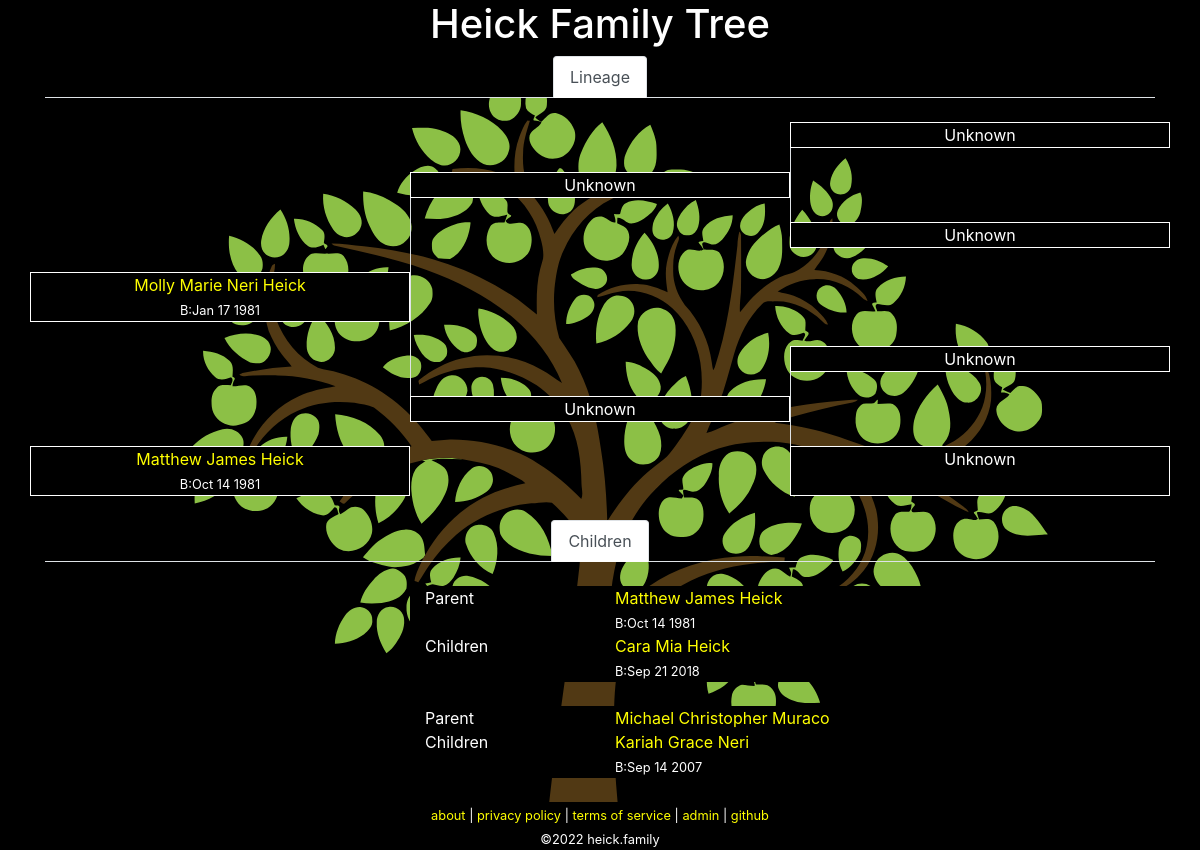
The app's page /tree.php?id=2 with its own data.
### tables this page shows
CREATE TABLE `family` (
  `id` int(10) unsigned NOT NULL AUTO_INCREMENT COMMENT 'primary key',
  `name` char(200) NOT NULL,
  `parent-bio-x` int(10) unsigned NOT NULL DEFAULT 0 COMMENT 'mother xx',
  `parent-bio-y` int(10) unsigned NOT NULL DEFAULT 0 COMMENT 'father xy',
  `parent-adopt-x` int(10) unsigned NOT NULL DEFAULT 0,
  `parent-adopt-y` int(10) unsigned NOT NULL DEFAULT 0,
  `partner` int(10) unsigned NOT NULL DEFAULT 0,
  `dob` char(10) NOT NULL DEFAULT '0000-00-00' COMMENT 'date of birth ymd',
  `dod` char(10) NOT NULL DEFAULT '0000-00-00' COMMENT 'date of death ymd',
  `lastupdated` datetime NOT NULL DEFAULT current_timestamp() ON UPDATE current_timestamp(),
  PRIMARY KEY (`id`)
);

### lib/Family.php (called while the page is built, shortened)
<?php
class Family
{
	private static $link = null;
	public static function getPerson($id = 0)
	{
		if ($id == 0)
		{
			return [];
		}
		$query = 'SELECT * FROM `family` WHERE `id`=' . self::_escape($id) . ' LIMIT 1';
		$result = self::_query($query);
		while ($row = mysqli_fetch_assoc($result)) {
			return $row;
		}
		return [];
	}
	public static function getParents($id = 0)
	{
		$person = self::getPerson($id);
		$parent_bio_x = isset($person['parent-bio-x']) ? $person['parent-bio-x'] : 0;
		$parent_bio_y = isset($person['parent-bio-y']) ? $person['parent-bio-y'] : 0;
		$parent_adopt_a = isset($person['parent-adopt-x']) ? $person['parent-adopt-x'] : 0;
		$parent_adopt_b = isset($person['parent-adopt-y']) ? $person['parent-adopt-y'] : 0;
		$data = [
			'bio-x' => self::getPerson($parent_bio_x),
			'bio-y' => self::getPerson($parent_bio_y),
			'adopt-x' => self::getPerson($parent_adopt_a),
			'adopt-y' => self::getPerson($parent_adopt_b),
		];
		return $data;
	}
	public static function getPartner($id = 0)
	{
		$person = self::getPerson($id);
		$partner = isset($person['partner']) ? $person['partner'] : 0;
		return self::getPerson($partner);
	}
	public static function getChildren($id = 0)
	{
		$data = [];
		$query = 'SELECT * FROM `family` WHERE (`parent-bio-x`=' . self::_escape($id) . ' OR `parent-bio-y`=' . self::_escape($id) . ')';
		$result = self::_query($query);
		while ($row = mysqli_fetch_assoc($result))
		{
			$child = $row['id'];
			if ($row['parent-bio-x'] == $id)
			{
				$partner = $row['parent-bio-y'];
			}
			else
			{
				$partner = $row['parent-bio-x'];
			}
			if (!isset($data[$partner]))
			{
				$data[$partner] = [];
			}
			$data[$partner][] = $child;
		}
		return $data;
	}
	public static function getLineage($id = 0)
	{
		$lineage = [
			'partner' => ['id' => 0, 'name' => 'unknown' ],
			'parent-bio-x' => ['id' => 0, 'name' => 'unknown' ],
			'parent-bio-y' => ['id' => 0, 'name' => 'unknown' ],
			'parent-adopt-x' => ['id' => 0, 'name' => 'unknown' ],
			'parent-adopt-y' => ['id' => 0, 'name' => 'unknown' ],
			'parent-x-parent-bio-x' => ['id' => 0, 'name' => 'unknown' ],
			'parent-x-parent-bio-y' => ['id' => 0, 'name' => 'unknown' ],
			'parent-y-parent-bio-x' => ['id' => 0, 'name' => 'unknown' ],
			'parent-y-parent-bio-y' => ['id' => 0, 'name' => 'unknown' ],
		];
		$partner = self::getPartner($id);
		$lineage['partner']['id'] = isset($partner['id']) ? $partner['id'] : 0;
		$lineage['partner']['name'] = self::formatName(self::getPerson($lineage['partner']['id']));
		$parents = self::getParents($id);
		$lineage['parent-bio-x']['id'] = isset($parents['bio-x']['id']) ? $parents['bio-x']['id'] : 0;
		$lineage['parent-bio-x']['name'] = self::formatName(self::getPerson($lineage['parent-bio-x']['id']));
		$lineage['parent-bio-y']['id'] = isset($parents['bio-y']['id']) ? $parents['bio-y']['id'] : 0;
		$lineage['parent-bio-y']['name'] = self::formatName(self::getPerson($lineage['parent-bio-y']['id']));
		$lineage['parent-adopt-x']['id'] = isset($parents['adopt-x']['id']) ? $parents['adopt-x']['id'] : 0;
		$lineage['parent-adopt-x']['name'] = self::formatName(self::getPerson($lineage['parent-adopt-x']['id']));
		$lineage['parent-adopt-y']['id'] = isset($parents['adopt-y']['id']) ? $parents['adopt-y']['id'] : 0;
		$lineage['parent-adopt-y']['name'] = self::formatName(self::getPerson($lineage['parent-adopt-y']['id']));
		$parents = self::getParents($lineage['parent-bio-x']['id']);
		$lineage['parent-x-parent-bio-x']['id'] = isset($parents['bio-x']['id']) ? $parents['bio-x']['id'] : 0;
		$lineage['parent-x-parent-bio-x']['name'] = self::formatName(self::getPerson($lineage['parent-x-parent-bio-x']['id']));
		$lineage['parent-x-parent-bio-y']['id'] = isset($parents['bio-y']['id']) ? $parents['bio-y']['id'] : 0;
		$lineage['parent-x-parent-bio-y']['name'] = self::formatName(self::getPerson($lineage['parent-x-parent-bio-y']['id']));
		$parents = self::getParents($lineage['parent-bio-y']['id']);
		$lineage['parent-y-parent-bio-x']['id'] = isset($parents['bio-x']['id']) ? $parents['bio-x']['id'] : 0;
		$lineage['parent-y-parent-bio-x']['name'] = self::formatName(self::getPerson($lineage['parent-y-parent-bio-x']['id']));
		$lineage['parent-y-parent-bio-y']['id'] = isset($parents['bio-y']['id']) ? $parents['bio-y']['id'] : 0;
		$lineage['parent-y-parent-bio-y']['name'] = self::formatName(self::getPerson($lineage['parent-y-parent-bio-y']['id']));
		return $lineage;
	}
	public static function formatName($id = [])
	{
		if (isset($id['name']))
		{
			return $id['name'];
		}
		return 'Unknown';
	}
	protected static function _query($query = null)
	{
		$result = mysqli_query(self::$link, $query);
		return $result;
	}
	protected static function _escape($string = "")
	{
		return mysqli_real_escape_string(self::$link, $string);
	}
	protected static function _connect()
	{
		if (!is_null(self::$link))
		{
			return;
		}
		$config = json_decode(file_get_contents('../conf/configuration.json'), true);
		$db = $config['database'];
		self::$link = mysqli_connect($db['hostname'], $db['username'], $db['password'], $db['database']);
		return;
	}
}

### www/tree.php (the view, shortened to what this page needs)
<?php
require_once('../lib/Family.php');
$id = isset($_GET['id']) ? intval($_GET['id']) : null;
$me = Family::getPerson($id);
$lineage = Family::getLineage($me['id']);
$lineage['me'] = [
	'id' => $me['id'],
	'name' => Family::formatName($me),
];
function showMember($fam, $extra = '')
{
	if ($fam['id'] == 0)
	{
		echo $fam['name'];
	}
	else
	{
		echo '<a href="?id=' . $fam['id'] . '">' . $fam['name'] . '</a>';
		$data = Family::getPerson($fam['id']);
		$subtext = '';
		if ($data['dob'] != '0000-00-00')
		{
			$subtext .= 'B:' . date("M j Y", strtotime($data['dob']));
		}
		if (strlen($subtext) > 0)
		{
			echo '<br />';
			echo '<span class="small">' . $subtext . '</span>';
		}
	}
}
?><!DOCTYPE html>
<html lang="en">
	<head>
		<link rel="stylesheet" href="https://cdn.jsdelivr.net/npm/bootstrap@4.6.0/dist/css/bootstrap.min.css">
		<link rel="stylesheet" href="/media/theme.css">
		<link rel="stylesheet" href="/media/tree.css">
	</head>
	<body>
		<div class="container">
<?php require_once("header.php"); ?>
			<div class="row">
				<div class="col">
					<ul class="nav nav-tabs justify-content-center">
						<li class="nav-item">
							<a class="nav-link active" id='tab-lineage' href="#">Lineage</a>
						</li>
					</ul>
				</div>
			</div>
			<div class="row">
				<div class="col-4">&nbsp;</div>
				<div class="col-4">&nbsp;</div>
				<div class="col-4">&nbsp;</div>
			</div>
			<div class="row">
				<div class="col-4">&nbsp;</div>
				<div class="col-4">&nbsp;</div>
				<div title="grandparent" class="col-4 text-center border-full background-black"><?php showMember($lineage['parent-y-parent-bio-y']); ?></div>
			</div>
			<div class="row">
				<div class="col-4">&nbsp;</div>
				<div class="col-4">&nbsp;</div>
				<div class="col-4 border-left">&nbsp;</div>
			</div>
			<div class="row">
				<div class="col-4">&nbsp;</div>
				<div title="parent" class="col-4 text-center border-full background-black"><?php
if ((($lineage['parent-bio-y']['id'] != 0) && ($lineage['parent-adopt-y']['id'] != 0)) || ($lineage['parent-adopt-y']['id'] != 0))
	if ($lineage['parent-bio-y']['id'] == 0)
	{
		showMember($lineage['parent-adopt-y'], '(adopted)');
	}
	else
	{
		showMember($lineage['parent-bio-y'], '(bio)');
		echo '<br />';
		showMember($lineage['parent-adopt-y'], '(adopted)');
	}
else {
	showMember($lineage['parent-bio-y']);
}
?></div>
				<div class="col-4 border-left">&nbsp;</div>
			</div>
			<div class="row">
				<div class="col-4">&nbsp;</div>
				<div class="col-4 border-left">&nbsp;</div>
				<div class="col-4 border-left">&nbsp;</div>
			</div>
			<div class="row">
				<div class="col-4">&nbsp;</div>
				<div class="col-4 border-left">&nbsp;</div>
				<div title="grandparent" class="col-4 text-center border-full background-black"><?php showMember($lineage['parent-y-parent-bio-x']); ?></div>
			</div>
			<div class="row">
				<div class="col-4">&nbsp;</div>
				<div class="col-4 border-left">&nbsp;</div>
				<div class="col-4">&nbsp;</div>
			</div>
			<div class="row">
				<div title="self" class="col-4 text-center border-full background-black"><?php showMember($lineage['me']); ?></div>
				<div class="col-4 border-left">&nbsp;</div>
				<div class="col-4">&nbsp;</div>
			</div>
			<div class="row">
				<div class="col-4">&nbsp;</div>
				<div class="col-4 border-left">&nbsp;</div>
				<div class="col-4">&nbsp;</div>
			</div>
			<div class="row">
				<div class="col-4">&nbsp;</div>
				<div class="col-4 border-left">&nbsp;</div>
				<div title="grandparent" class="col-4 text-center border-full background-black"><?php showMember($lineage['parent-x-parent-bio-y']); ?></div>
			</div>
			<div class="row">
				<div class="col-4">&nbsp;</div>
				<div class="col-4 border-left">&nbsp;</div>
				<div class="col-4 border-left">&nbsp;</div>
			</div>
			<div class="row">
				<div class="col-4">&nbsp;</div>
				<div title="parent" class="col-4 text-center border-full background-black"><?php
if ((($lineage['parent-bio-x']['id'] != 0) && ($lineage['parent-adopt-x']['id'] != 0)) || ($lineage['parent-adopt-x']['id'] != 0))
	if ($lineage['parent-bio-x']['id'] == 0)
	{
		showMember($lineage['parent-adopt-x'], '(adopted)');
	}
	else
	{
		showMember($lineage['parent-bio-x'], '(bio)');
		echo '<br />';
		showMember($lineage['parent-adopt-x'], '(adopted)');
	}
else {
	showMember($lineage['parent-bio-x']);
}
?></div>
				<div class="col-4 border-left">&nbsp;</div>
			</div>
			<div class="row">
				<div class="col-4">&nbsp;</div>
				<div class="col-4">&nbsp;</div>
				<div class="col-4 border-left">&nbsp;</div>
			</div>
			<div class="row">
				<?php
if ($lineage['partner']['id'] == 0)
{
	echo '<div class="col-4">&nbsp;</div>';
}
else
{
	echo '<div title="partner" class="col-4 text-center border-full background-black">';
	showMember($lineage['partner']);
	echo '</div>';
}
				?>
				<div class="col-4">&nbsp;</div>
				<div title="grandparent" class="col-4 text-center border-full background-black"><?php showMember($lineage['parent-x-parent-bio-x']); ?></div>
			</div>
			<div class="row">
				<div class="col-12">&nbsp;</div>
			</div>
<?php
$children = Family::getChildren($id);
if (count($children) > 0)
{
?>
			<ul class="nav nav-tabs justify-content-center">
				<li class="nav-item">
					<a class="nav-link active" id='tab-children' href="#">Children</a>
				</li>
			</ul>
			<div class="row">
				<div class="col-12">&nbsp;</div>
			</div>
<?php
foreach ($children as $parent => $childs)
{
	echo "\t\t\t" . '<div class="row">' . "\n";
	echo "\t\t\t\t" . '<div class="col-4">&nbsp;</div>' . "\n";
	echo "\t\t\t\t" . '<div class="col-2 background-black">Parent</div>' . "\n";
	echo "\t\t\t\t" . '<div class="col-4 background-black">';
	$parent_info = Family::getPerson($parent);
	if (isset($parent_info['id']))
	{
		showMember(['id' => $parent_info['id'], 'name' => Family::formatName($parent_info)]);
	}
	else
	{
		echo "Unknown";
	}
	echo '</div>' . "\n";
	echo "\t\t\t\t" . '<div class="col-2">&nbsp;</div>' . "\n";
	echo "\t\t\t" . '</div>' . "\n";
	echo "\t\t\t" . '<div class="row">' . "\n";
	echo "\t\t\t\t" . '<div class="col-4">&nbsp;</div>' . "\n";
	echo "\t\t\t\t" . '<div class="col-2 background-black">Children</div>' . "\n";
	echo "\t\t\t\t" . '<div class="col-4 background-black">';
	foreach ($childs as $c)
	{
		$child_info = Family::getPerson($c);
		showMember(['id' => $child_info['id'], 'name' => Family::formatName($child_info)]);
		echo '<br>';
	}
	echo '</div>' . "\n";
	echo "\t\t\t\t" . '<div class="col-2">&nbsp;</div>' . "\n";
	echo "\t\t\t" . '</div>' . "\n";
	echo "\t\t\t" . '<div class="row">' . "\n";
	echo "\t\t\t" . '<div class="col-12">&nbsp;</div>' . "\n";
	echo "\t\t\t" . '</div>' . "\n";
}
?>
<?php
}
?>
<?php require_once("footer.php"); ?>
		</div>
	</body>
</html>

### www/media/theme.css (style rules this page uses)
body, table, tr, td { background: black; color: white; }
a { color: yellow; background: black; }
body { background-image: url('/media/family-tree-fixed.svg'); background-size: cover; background-repeat: no-repeat; }
.background-black { background-color: black; }
div.col { background-color: black; }

### www/media/tree.css (style rules this page uses)
.border-full { border: 1px solid white; }
.border-left { border-left: 1px solid white; }
.background-black { background-color: black; }

### records on screen
family: name "Molly Marie Neri Heick", subtext "B:Jan 17 1981"
family: name "Matthew James Heick", subtext "B:Oct 14 1981"
family: name "Cara Mia Heick", subtext "B:Sep 21 2018"
family: name "Michael Christopher Muraco"
family: name "Kariah Grace Neri", subtext "B:Sep 14 2007"

### other values on screen
$fam['name'] "Unknown Unknown Unknown Unknown Unknown Unknown"
